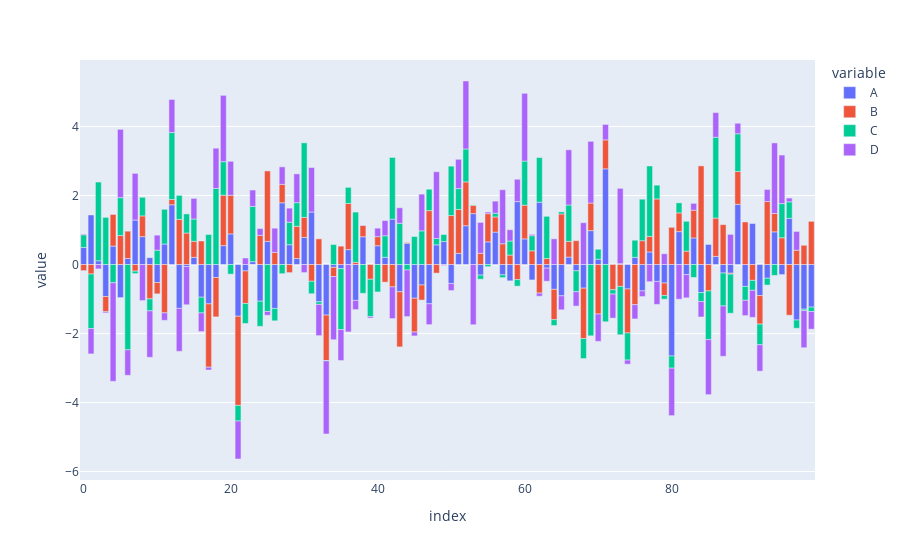

Notebook code for this chart:
### Code cell
fig = px.bar(df)
fig.show()
